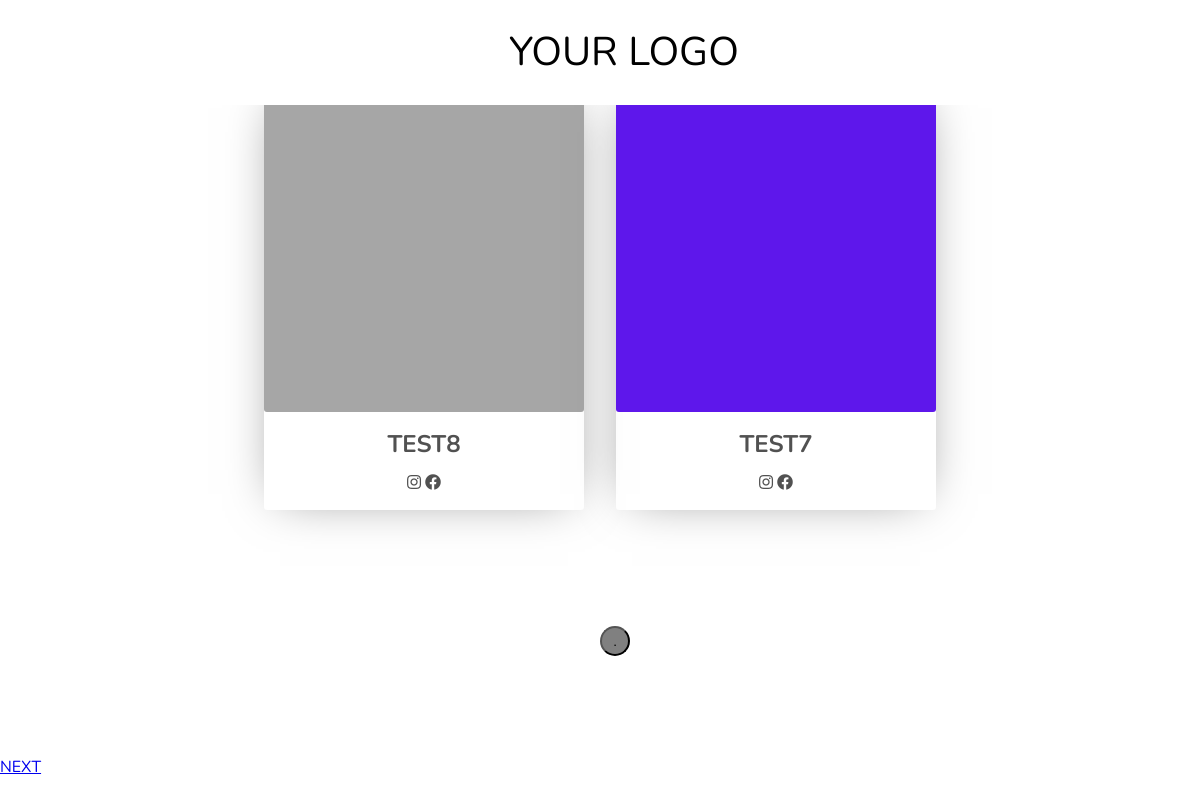
Page /feed/social/ on the earlier database version.
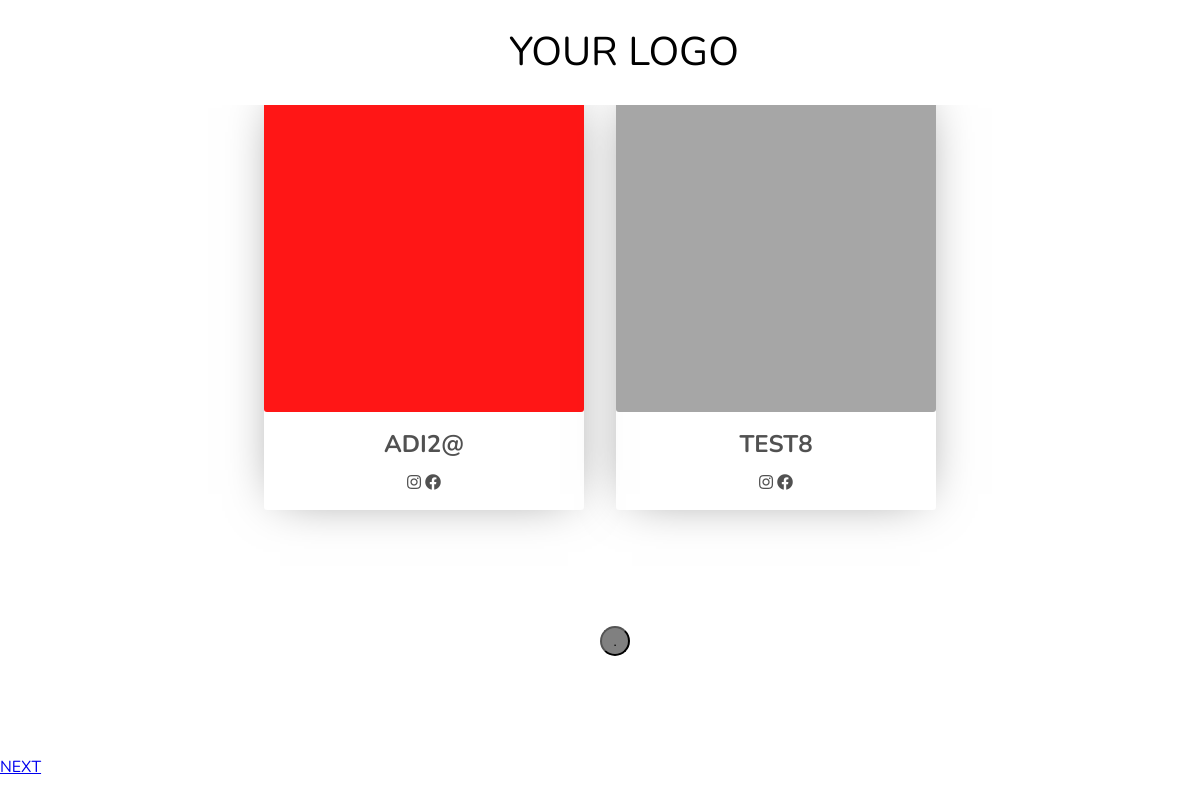
Same page on the later database version.
### feed/models.py (models this page shows, shortened)
class UplodedPic(models.Model):
    user = models.OneToOneField(settings.AUTH_USER_MODEL, on_delete=models.CASCADE)
    insta = models.CharField(max_length=20, null=True, blank=True)
    fb = models.URLField(max_length=100, blank=True)
    img = models.ImageField(blank=False)
    class Meta:
        ordering = ("-id", )

### account/models.py (models this page shows, shortened)
class UserBase(AbstractBaseUser, PermissionsMixin):
    email = models.EmailField(_('email address'), unique=True)
    user_name = models.CharField(max_length=150, unique=True)
    first_name = models.CharField(max_length=50, blank=True)
    last_name = models.CharField(max_length=50, blank=True)
    phone_number = models.CharField(max_length=15, blank=True)
    city = models.CharField(max_length=50, blank=True)
    pincode = models.CharField(max_length=12, blank=True)
    address_line = models.CharField(max_length=300, blank=True)
    is_active = models.BooleanField(default=False)
    is_staff = models.BooleanField(default=False)
    created = models.DateTimeField(auto_now_add=True)
    updated = models.DateTimeField(auto_now=True)
    objects = CustomAccountManager()
    USERNAME_FIELD = 'email'
    REQUIRED_FIELDS = ['user_name']
    class Meta:
        verbose_name = "Accounts"
        verbose_name_plural = "Accounts"

### feed/views.py (the view)
# urls.py: path('social/', Feed.as_view(), name='feed')
class Feed(ListView):
    model = UplodedPic
    template_name  = 'feed/feed.html'
    context_object_name = 'qs'
    paginate_by = 2
    queryset = UplodedPic.objects.all()

### store/context_processors.py (called while the page is built)
def categories(request):
    return {
        'categories': Category.objects.all()
    }

### templates/feed/feed.html (shortened to what this page needs)
{% load static %}
<!DOCTYPE html>
<html lang="en">
<head>
    <link rel="stylesheet" href={% static 'css/feed/feed.css' %}>
    <link
      rel="stylesheet"
      href="https://cdnjs.cloudflare.com/ajax/libs/font-awesome/5.15.3/css/all.min.css"
    />
</head>
<body>
<nav class="nav">
        <div class="container">
            <div class="logo">
                <a href="#">Your Logo</a>
            </div>
        </div>
    </nav>
<div id="feed">
    <ul class="card-list infinite-container">
        {% for item in qs %}
        <li class="card infinite-item">
            <a class="card-image"  target="_blank" style="background-image: url(https://s3-us-west-2.amazonaws.com/s.cdpn.io/310408/jane-doe-100.jpg);" data-image-full="{{item.img.url}}">
            </a>
            <span class="card-description" target="_blank">
                <h2>{{item.user.user_name}}</h2>
                <i onclick="window.open('https://www.instagram.com/{{item.insta}}')" class="fab fa-instagram"></i>
                <i onclick="window.open('{{item.fb}}')" class="fab fa-facebook" ></i>
            </span>
        </li>
        {% endfor %}
    </ul>
    <div class="circle-container ">
                <button class=" my-button loading">
                    .
                </button>
            </div>
            <div class="row">
                <div class="col-12">
                    {% if page_obj.has_next %}
                    <a class="infinite-more-link" href="?page={{ page_obj.next_page_number }}">next</a>
                    {% endif %}
                </div>
            </div>
        </div>
</body>
</html>

Differences in the rows shown:
no longer on this page (row unchanged): UplodedPic: img (picture), user.user_name "TEST7"
added UplodedPic: img (picture), user.user_name "ADI2@"
